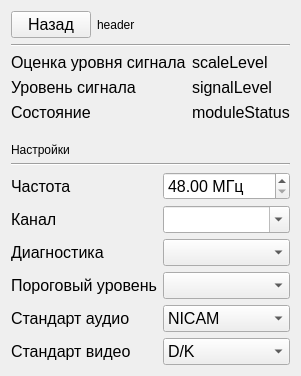
<?xml version="1.0" encoding="UTF-8"?>
<ui version="4.0">
 <class>DM500MView</class>
 <widget class="QWidget" name="DM500MView">
  <property name="geometry">
   <rect>
    <x>0</x>
    <y>0</y>
    <width>300</width>
    <height>376</height>
   </rect>
  </property>
  <layout class="QVBoxLayout" name="verticalLayout">
   <item>
    <layout class="QHBoxLayout" name="horizontalLayout_2">
     <item>
      <widget class="QPushButton" name="backBtn">
       <property name="sizePolicy">
        <sizepolicy hsizetype="Fixed" vsizetype="Fixed">
         <horstretch>0</horstretch>
         <verstretch>0</verstretch>
        </sizepolicy>
       </property>
       <property name="font">
        <font>
         <pointsize>12</pointsize>
        </font>
       </property>
       <property name="text">
        <string>Назад</string>
       </property>
      </widget>
     </item>
     <item>
      <widget class="QLabel" name="header">
       <property name="text">
        <string>header</string>
       </property>
      </widget>
     </item>
    </layout>
   </item>
   <item>
    <widget class="Line" name="line">
     <property name="orientation">
      <enum>Qt::Horizontal</enum>
     </property>
    </widget>
   </item>
   <item>
    <layout class="QFormLayout" name="formLayout_3">
     <item row="0" column="0">
      <widget class="QLabel" name="label_6">
       <property name="font">
        <font>
         <pointsize>12</pointsize>
        </font>
       </property>
       <property name="text">
        <string>Оценка уровня сигнала</string>
       </property>
      </widget>
     </item>
     <item row="0" column="1">
      <widget class="QLabel" name="scaleLevel">
       <property name="font">
        <font>
         <pointsize>12</pointsize>
        </font>
       </property>
       <property name="text">
        <string>scaleLevel</string>
       </property>
      </widget>
     </item>
     <item row="2" column="0">
      <widget class="QLabel" name="label_10">
       <property name="font">
        <font>
         <pointsize>12</pointsize>
        </font>
       </property>
       <property name="text">
        <string>Состояние</string>
       </property>
      </widget>
     </item>
     <item row="2" column="1">
      <widget class="QLabel" name="moduleStatus">
       <property name="font">
        <font>
         <pointsize>12</pointsize>
        </font>
       </property>
       <property name="text">
        <string>moduleStatus</string>
       </property>
      </widget>
     </item>
     <item row="1" column="0">
      <widget class="QLabel" name="label_14">
       <property name="font">
        <font>
         <pointsize>12</pointsize>
        </font>
       </property>
       <property name="text">
        <string>Уровень сигнала</string>
       </property>
      </widget>
     </item>
     <item row="1" column="1">
      <widget class="QLabel" name="signalLevel">
       <property name="font">
        <font>
         <pointsize>12</pointsize>
        </font>
       </property>
       <property name="text">
        <string>signalLevel</string>
       </property>
      </widget>
     </item>
    </layout>
   </item>
   <item>
    <spacer name="verticalSpacer_2">
     <property name="orientation">
      <enum>Qt::Vertical</enum>
     </property>
     <property name="sizeType">
      <enum>QSizePolicy::Fixed</enum>
     </property>
     <property name="sizeHint" stdset="0">
      <size>
       <width>20</width>
       <height>15</height>
      </size>
     </property>
    </spacer>
   </item>
   <item>
    <widget class="QLabel" name="moduleConfigHeader">
     <property name="text">
      <string>Настройки</string>
     </property>
    </widget>
   </item>
   <item>
    <widget class="Line" name="line_2">
     <property name="orientation">
      <enum>Qt::Horizontal</enum>
     </property>
    </widget>
   </item>
   <item>
    <layout class="QFormLayout" name="formLayout_4">
     <item row="0" column="0">
      <widget class="QLabel" name="label_7">
       <property name="font">
        <font>
         <pointsize>12</pointsize>
        </font>
       </property>
       <property name="text">
        <string>Частота</string>
       </property>
      </widget>
     </item>
     <item row="0" column="1">
      <widget class="QDoubleSpinBox" name="frequency">
       <property name="maximumSize">
        <size>
         <width>200</width>
         <height>16777215</height>
        </size>
       </property>
       <property name="font">
        <font>
         <pointsize>12</pointsize>
        </font>
       </property>
       <property name="suffix">
        <string> МГц</string>
       </property>
       <property name="minimum">
        <double>48.000000000000000</double>
       </property>
       <property name="maximum">
        <double>862.000000000000000</double>
       </property>
       <property name="singleStep">
        <double>0.050000000000000</double>
       </property>
      </widget>
     </item>
     <item row="1" column="0">
      <widget class="QLabel" name="label_8">
       <property name="font">
        <font>
         <pointsize>12</pointsize>
        </font>
       </property>
       <property name="text">
        <string>Канал</string>
       </property>
      </widget>
     </item>
     <item row="1" column="1">
      <widget class="QComboBox" name="channel">
       <property name="maximumSize">
        <size>
         <width>200</width>
         <height>16777215</height>
        </size>
       </property>
       <property name="font">
        <font>
         <pointsize>12</pointsize>
        </font>
       </property>
       <property name="editable">
        <bool>true</bool>
       </property>
      </widget>
     </item>
     <item row="2" column="0">
      <widget class="QLabel" name="label_11">
       <property name="font">
        <font>
         <pointsize>12</pointsize>
        </font>
       </property>
       <property name="text">
        <string>Диагностика</string>
       </property>
      </widget>
     </item>
     <item row="2" column="1">
      <widget class="QComboBox" name="diagnostic">
       <property name="maximumSize">
        <size>
         <width>200</width>
         <height>16777215</height>
        </size>
       </property>
       <property name="font">
        <font>
         <pointsize>12</pointsize>
        </font>
       </property>
      </widget>
     </item>
     <item row="3" column="0">
      <widget class="QLabel" name="label_12">
       <property name="font">
        <font>
         <pointsize>12</pointsize>
        </font>
       </property>
       <property name="text">
        <string>Пороговый уровень</string>
       </property>
      </widget>
     </item>
     <item row="3" column="1">
      <widget class="QComboBox" name="thresholdLevel">
       <property name="maximumSize">
        <size>
         <width>200</width>
         <height>16777215</height>
        </size>
       </property>
       <property name="font">
        <font>
         <pointsize>12</pointsize>
        </font>
       </property>
      </widget>
     </item>
     <item row="4" column="0">
      <widget class="QLabel" name="label">
       <property name="font">
        <font>
         <pointsize>12</pointsize>
        </font>
       </property>
       <property name="text">
        <string>Стандарт аудио</string>
       </property>
      </widget>
     </item>
     <item row="5" column="0">
      <widget class="QLabel" name="label_2">
       <property name="font">
        <font>
         <pointsize>12</pointsize>
        </font>
       </property>
       <property name="text">
        <string>Стандарт видео</string>
       </property>
      </widget>
     </item>
     <item row="4" column="1">
      <widget class="QComboBox" name="soundStandart">
       <property name="maximumSize">
        <size>
         <width>200</width>
         <height>16777215</height>
        </size>
       </property>
       <property name="font">
        <font>
         <pointsize>12</pointsize>
        </font>
       </property>
       <item>
        <property name="text">
         <string>NICAM</string>
        </property>
       </item>
       <item>
        <property name="text">
         <string>A2</string>
        </property>
       </item>
      </widget>
     </item>
     <item row="5" column="1">
      <widget class="QComboBox" name="videoStandart">
       <property name="maximumSize">
        <size>
         <width>200</width>
         <height>16777215</height>
        </size>
       </property>
       <property name="font">
        <font>
         <pointsize>12</pointsize>
        </font>
       </property>
       <item>
        <property name="text">
         <string>D/K</string>
        </property>
       </item>
       <item>
        <property name="text">
         <string>B/G</string>
        </property>
       </item>
      </widget>
     </item>
    </layout>
   </item>
   <item>
    <spacer name="verticalSpacer">
     <property name="orientation">
      <enum>Qt::Vertical</enum>
     </property>
     <property name="sizeHint" stdset="0">
      <size>
       <width>20</width>
       <height>175</height>
      </size>
     </property>
    </spacer>
   </item>
  </layout>
 </widget>
 <resources/>
 <connections/>
</ui>
